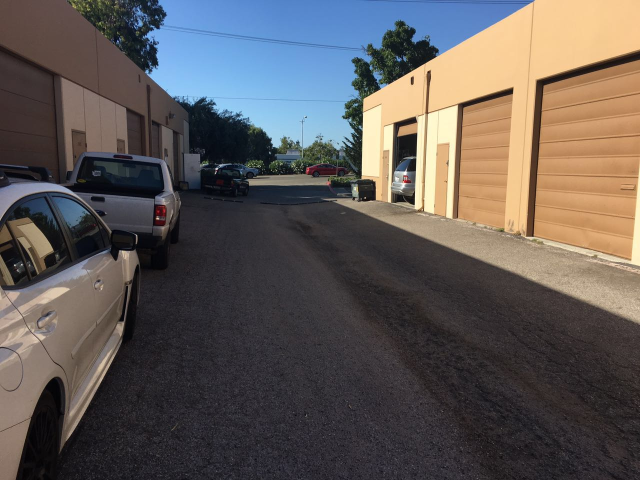
#> input picture RealTimeVideoStitch/build/road1.jpg, 1280 x 960 px, given in place of the camera (shown at 1/2 size)
$ python VideoStreaming.py
#> lines starting #> are read from the running program, lines starting #| are printed output that depends on the picture
# USAGE
# python motion_detector.py
# python motion_detector.py --video

# import the necessary packages
import argparse
import datetime
import imutils
import time
import cv2

# construct the argument parser and parse the arguments
ap = argparse.ArgumentParser()
ap.add_argument("-v", "--video")
ap.add_argument("-a", "--min-area", type=int, default=500, help="minimum area size")
args = vars(ap.parse_args())

# if the video argument is None, then we are reading from webcam
if args.get("video", None) is None:
	camera = cv2.VideoCapture(0)
	time.sleep(0.25)

# otherwise, we are reading from second webcam
else:
	camera = cv2.VideoCapture(1)

# initialize the first frame in the video stream
firstFrame = None

# loop over the frames of the video
while True:
	# grab the current frame and initialize the occupied/unoccupied
	# text
	(grabbed, frame) = camera.read()
#> frame is the input picture: shape (960, 1280, 3); mean B, G, R 86.5, 88.8, 94.8

	# if the frame could not be grabbed, then we have reached the end
	# of the video
	if not grabbed:
		break

	# resize the frame, convert it to grayscale, and blur it
	frame = imutils.resize(frame, width=500)
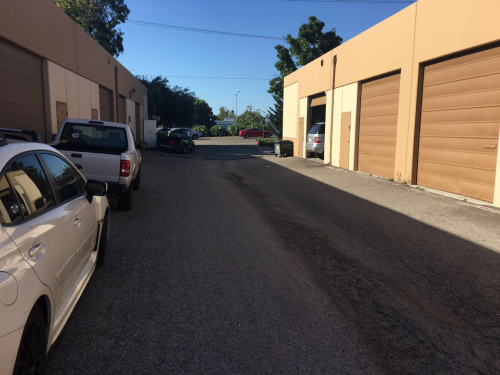
#> frame: shape (375, 500, 3); mean B, G, R 86.5, 88.8, 94.8
	gray = cv2.cvtColor(frame, cv2.COLOR_BGR2GRAY)
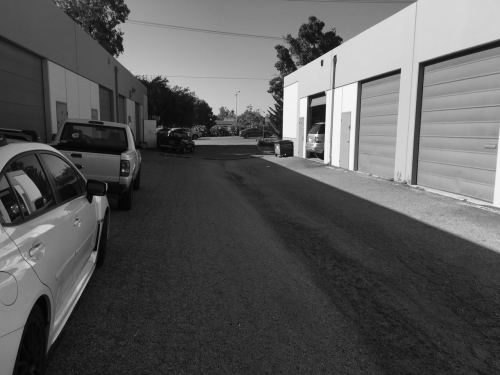
#> gray: shape (375, 500); min 3, max 251, mean 90.3
	gray = cv2.GaussianBlur(gray, (21, 21), 0)
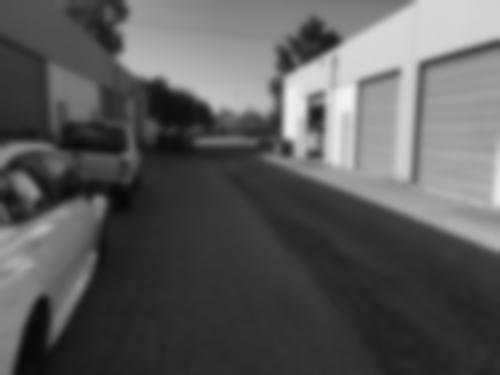
#> gray: shape (375, 500); min 8, max 244, mean 90.3

	# if the first frame is None, initialize it
	if firstFrame is None:
		firstFrame = gray
		continue

	# compute the absolute difference between the current frame and
	# first frame
	frameDelta = cv2.absdiff(firstFrame, gray)
	thresh = cv2.threshold(frameDelta, 25, 255, cv2.THRESH_BINARY)[1]

	# dilate the thresholded image to fill in holes, then find contours
	# on thresholded image

	cnts = cv2.findContours(thresh.copy(), cv2.RETR_EXTERNAL, cv2.CHAIN_APPROX_SIMPLE)[-2]

	# loop over the contours
	for c in cnts:
		# if the contour is too small, ignore it
		if cv2.contourArea(c) < args["min_area"]:
			continue

		# compute the bounding box for the contour, draw it on the frame,
		# and update the text
		(x, y, w, h) = cv2.boundingRect(c)
		cv2.rectangle(frame, (x, y), (x + w, y + h), (0, 255, 0), 2)

	# draw the text and timestamp on the frame

	cv2.putText(frame, datetime.datetime.now().strftime("%A %d %B %Y %I:%M:%S%p"),
		(10, frame.shape[0] - 10), cv2.FONT_HERSHEY_SIMPLEX, 0.35, (0, 0, 255), 1)

	# show the frame and record if the user presses a key
	cv2.imshow("Security Feed", frame)
	key = cv2.waitKey(1) & 0xFF

	# if the `q` key is pressed, break from the lop
	if key == ord("q"):
		break

# cleanup the camera and close any open windows
camera.release()
cv2.destroyAllWindows()
